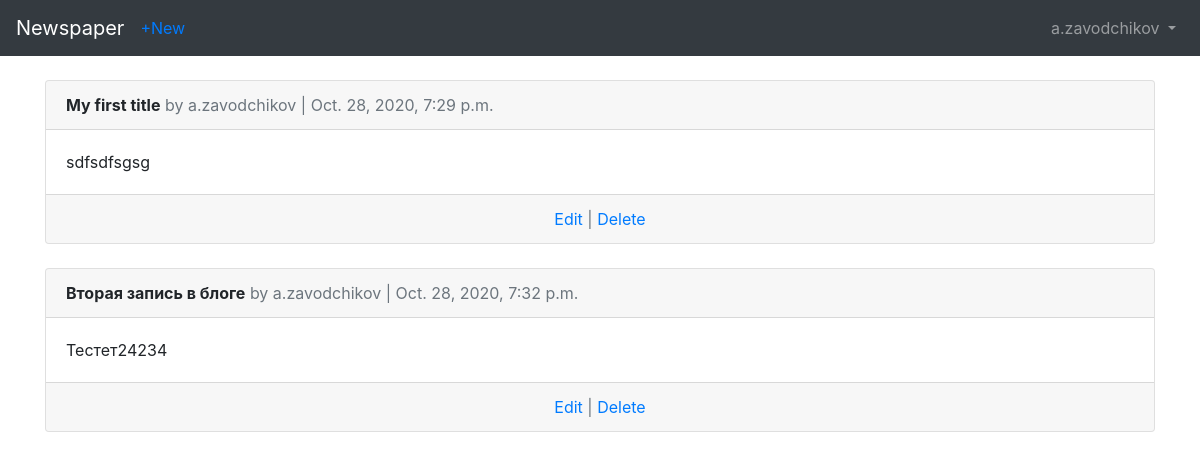
Page /articles/ (signed in) on the earlier database version.
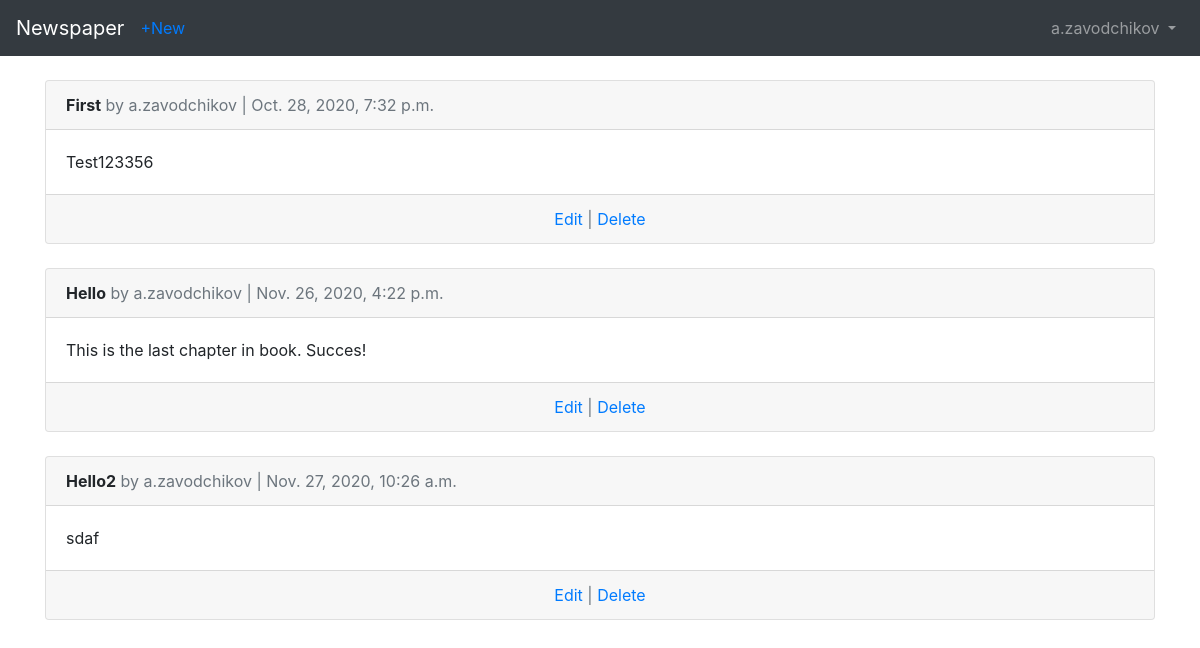
Same page on the later database version.
### users/models.py (models this page shows)
class CustomUser(AbstractUser):
    age = models.PositiveIntegerField(null=True, blank=True)

### articles/models.py (models this page shows, shortened)
class Article(models.Model):
    title = models.CharField(max_length=255)
    body = models.TextField()
    date = models.DateTimeField(auto_now_add=True)
    author = models.ForeignKey(
        get_user_model(),
        on_delete=models.CASCADE,
    )

### articles/views.py (the view)
# urls.py: path('', ArticleListView.as_view(), name='article_list')
class ArticleListView(LoginRequiredMixin, ListView):
    model = Article
    template_name = 'article_list.html'
    login_url = 'login'

### templates/article_list.html (shortened to what this page needs)
{% extends 'base.html' %}
{% block content %}
    {% for article in object_list %}
        <div class="card">
            <div class="card-header">
                <span class="font-weight-bold">{{ article.title }}</span>
                <span class="text-muted"> by {{ article.author }} |
                    {{ article.date }}</span>
            </div>
            <div class="card-body">
                {{ article.body}}
            </div>
            <div class="card-footer text-center text-muted">
                <a href="{% url 'article_edit' article.pk %}">Edit</a> |
                <a href="{% url 'article_delete' article.pk %}">Delete</a>
            </div>
        </div>
        <br />
    {% endfor %}
{% endblock content %}

### templates/base.html (shortened to what this page needs)
<!DOCTYPE html>
<html lang="en">
    <head>
        <link rel="stylesheet"
        href="https://stackpath.bootstrapcdn.com/bootstrap/4.1.3/css/\bootstrap.min.css"
>
    </head>
    <body>
        <nav class="navbar navbar-expand-md navbar-dark bg-dark mb-4">
            <a class="navbar-brand" href="{% url 'home' %}">Newspaper</a>
            {% if user.is_authenticated %}
                <ul class="navbar-nav mr-auto">
                    <li class="nav-item"><a href="{% url 'article_new' %}">+New</a></li>
                </ul>
            {% endif %}
            <div class="collapse navbar-collapse" id="navbarCollapse">
                {% if user.is_authenticated %}
                    <ul class="navbar-nav ml-auto">
                        <li class="nav-item">
                            <a class="nav-link dropdown-toggle" href="#" id="userMenu"
                                data-toggle="dropdown" aria-haspopup="true"
                                aria-expanded="false">
                                {{ user.username }}
                            </a>
                        </li>
                    </ul>
                {% endif %}
            </div>
        </nav>
        <div class="container">
            {% block content %}
            {% endblock content %}
        </div>
    </body>
</html>

Differences in the rows shown:
removed Article: title "My first title", author "a.zavodchikov", date "Oct. 28, 2020, 7:29 p.m.", body "sdfsdfsgsg"
changed Article: title "Вторая запись в блоге" → "First"; body "Тестет24234" → "Test123356"
added Article: title "Hello", author "a.zavodchikov", date "Nov. 26, 2020, 4:22 p.m.", body "This is the last chapter in book. Succes!"
added Article: title "Hello2", author "a.zavodchikov", date "Nov. 27, 2020, 10:26 a.m.", body "sdaf"
